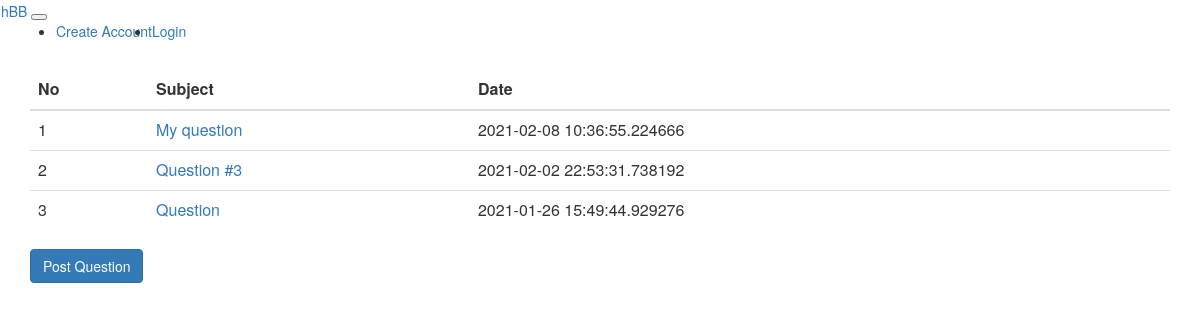
Page /question/list/ on the committed database.
### src/models/question.py (models this page shows)
class QuestionModel(db.Model):
    id = db.Column(db.Integer, primary_key=True)
    subject = db.Column(db.String(200), nullable=False)
    content = db.Column(db.Text(), nullable=False)
    created_date = db.Column(db.DateTime(), nullable=False)

### src/views/question_views.py (the view)
@bp.route("/list/")
def _list():
    question_list = QuestionModel.query.order_by(QuestionModel.created_date.desc())
    return render_template("question/question_list.html", question_list=question_list)

### src/templates/question/question_list.html
{% extends "base.html" %}
{% block content %}
<div class="container my-3">
  <table class="table">
    <thead>
      <tr class="thead-dark">
        <th>No</th>
        <th>Subject</th>
        <th>Date</th>
      </tr>
    </thead>
    <tbody>
      {% if question_list %} {% for question in question_list %}
      <tr>
        <td>{{ loop.index }}</td>
        <td>
          <a href="{{ url_for('question.detail', question_id=question.id) }}">
            {{ question.subject }}
          </a>
        </td>
        <td>{{ question.created_date }}</td>
      </tr>
      {% endfor %} {% else %}
      <tr>
        <td colspan="3">There are no questions.</td>
      </tr>
      {% endif %}
    </tbody>
  </table>
  <a href="{{ url_for('question.create') }}" class="btn btn-primary">Post Question</a>
</div>
{% endblock %}

### rows in the picture
QuestionModel: subject "My question", created_date "2021-02-08 10:36:55.224666"
QuestionModel: subject "Question #3", created_date "2021-02-02 22:53:31.738192"
QuestionModel: subject "Question", created_date "2021-01-26 15:49:44.929276"
